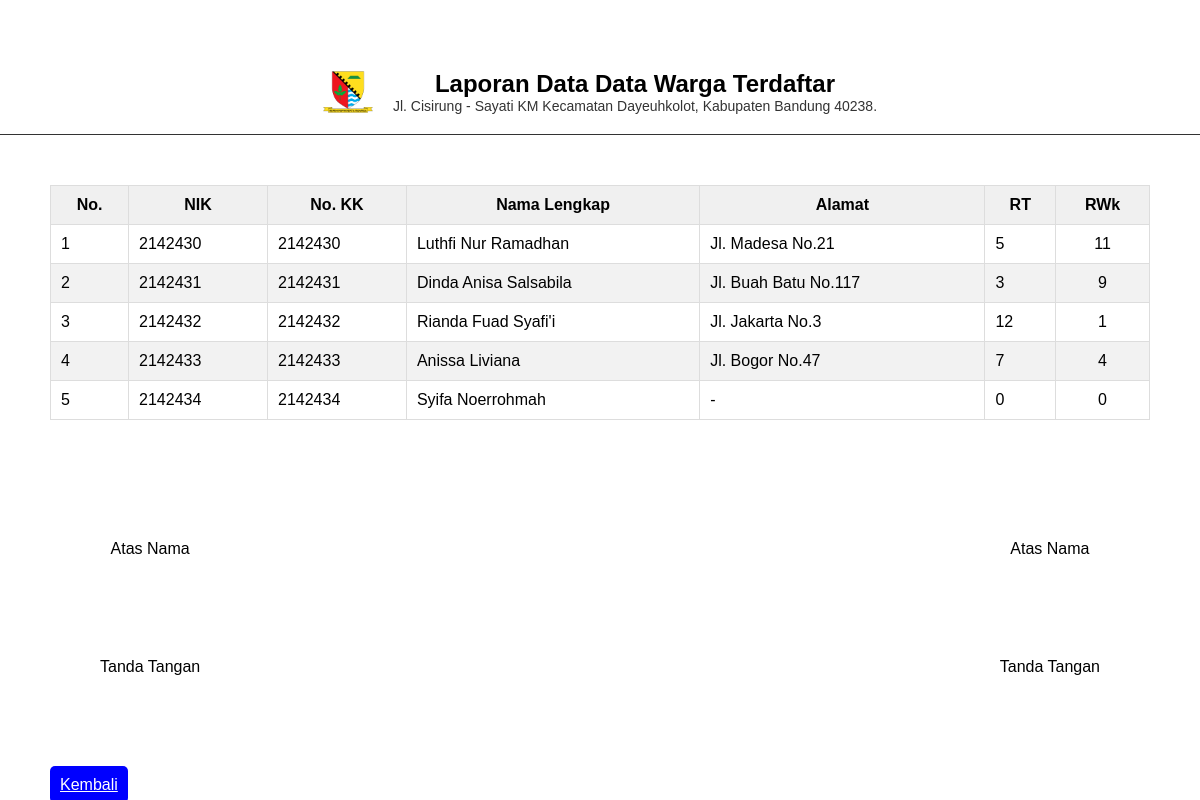
Screenshot of /view/data_warga/laporan.php (signed in) with the database file from the repository.
### tables this page shows
CREATE TABLE `data_warga` (
  `id` int(11) NOT NULL,
  `nik` varchar(16) DEFAULT NULL,
  `no_kk` varchar(16) DEFAULT NULL,
  `nama` varchar(50) DEFAULT NULL,
  `alamat` varchar(50) DEFAULT NULL,
  `rt` int(11) DEFAULT NULL,
  `rw` int(11) DEFAULT NULL
);

### view/data_warga/functions.php (called while the page is built, shortened)
<?php
include '../config.php';
function index($query)
{
    global $conn;
    $result = mysqli_query($conn, $query);
    $rows = [];
    while ($row = mysqli_fetch_assoc($result)) {
        $rows[] = $row;
    }
    return $rows;
}
?>

### view/data_warga/laporan.php (the view, shortened to what this page needs)
<?php
require '../config.php';
require 'functions.php';
$query = index("SELECT * FROM data_warga ORDER BY id ASC");
?>
<!DOCTYPE html>
<html lang="en">
<head>
</head>
<body>
    <div class="header">
        <img src="../../assets/img/logodesa.png" alt="" width="50">
        <div>
            <h2>Laporan Data Data Warga Terdaftar</h2>
            <p>Jl. Cisirung - Sayati KM Kecamatan Dayeuhkolot, Kabupaten Bandung 40238.</p>
        </div>
    </div>
    <div class="content">
        <table>
            <thead>
                <tr>
                    <th>No.</th>
                    <th>NIK</th>
                    <th>No. KK</th>
                    <th>Nama Lengkap</th>
                    <th>Alamat</th>
                    <th>RT</th>
                    <th>RWk</th>
                </tr>
            </thead>
            <tbody>
                <?php $i = 1; ?>
                <?php foreach ($query as $row) : ?>
                    <tr>
                        <td><?= $i; ?></td>
                        <td><?= $row["nik"]; ?></td>
                        <td><?= $row["no_kk"]; ?></td>
                        <td><?= $row["nama"]; ?></td>
                        <td><?= $row["alamat"]; ?></td>
                        <td><?= $row["rt"]; ?></td>
                        <td><?= $row["rw"]; ?></td>
                        <?php $i++; ?>
                    <?php endforeach; ?>
            </tbody>
        </table>
    </div>
    <div class="footer">
        <div class="tanda-tangan-kiri">
            <p>Atas Nama</p>
            <p>Tanda Tangan</p>
        </div>
        <div class="tanda-tangan-kanan">
            <p>Atas Nama</p>
            <p>Tanda Tangan</p>
        </div>
    </div>
    <a href="../data_warga/index.php">Kembali</a>
</body>
</html>

### view/data_warga/laporan.php (style rules this page uses)
body { font-family: Arial, sans-serif; margin: 0; padding: 0; }
.header { display: flex; align-items: center; justify-content: center; padding: 20px; border-bottom: 1px solid #333; text-align: center; margin: 50px 0; }
.header img { margin-right: 20px; max-width: 100%; height: auto; }
.header h2 { font-size: 24px; margin: 0; }
.header p { font-size: 14px; margin: 0; color: #333; }
.content { margin: 20px 50px; }
table { width: 100%; border-collapse: collapse; margin-top: 10px; }
th, td { padding: 10px; border: 1px solid #ddd; }
th { background-color: #f0f0f0; font-weight: bold; }
tr:nth-child(even) { background-color: #f2f2f2; }
td:last-child { text-align: center; }
.footer { display: flex; justify-content: space-between; padding: 0px 100px; }
.tanda-tangan-kiri, .tanda-tangan-kanan { text-align: center; }
.tanda-tangan-kiri p, .tanda-tangan-kanan p { margin: 100px 0; }
a { margin-left: 50px; background-color: blue; padding: 10px; border-radius: 5px; color: white; }

### rows the page displays
data_warga: nik "2142430", no_kk "2142430", nama "Luthfi Nur Ramadhan", alamat "Jl. Madesa No.21", rt "5", rw "11"
data_warga: nik "2142431", no_kk "2142431", nama "Dinda Anisa Salsabila", alamat "Jl. Buah Batu No.117", rt "3", rw "9"
data_warga: nik "2142432", no_kk "2142432", nama "Rianda Fuad Syafi'i", alamat "Jl. Jakarta No.3", rt "12", rw "1"
data_warga: nik "2142433", no_kk "2142433", nama "Anissa Liviana", alamat "Jl. Bogor No.47", rt "7", rw "4"
data_warga: nik "2142434", no_kk "2142434", nama "Syifa Noerrohmah", alamat "-", rt "0", rw "0"
